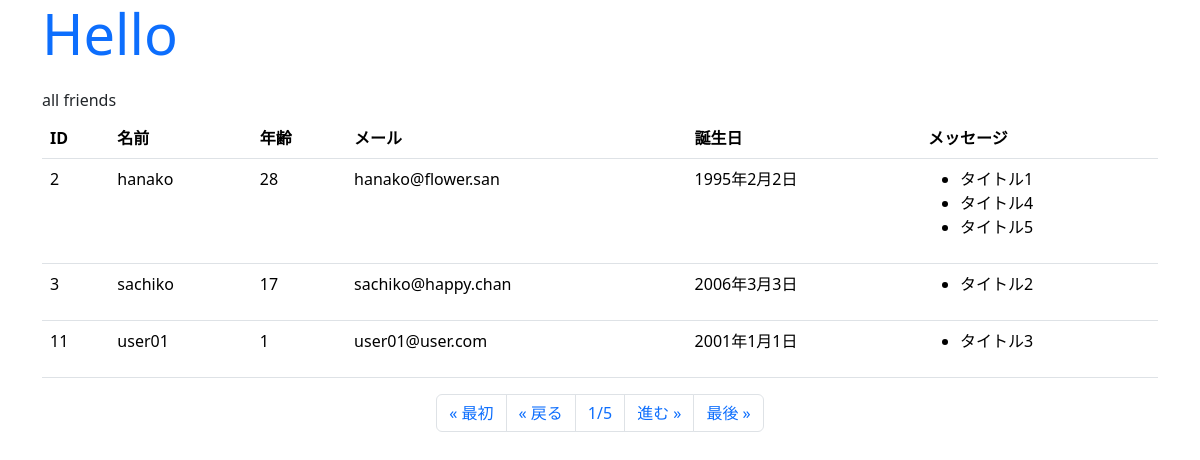
/hello/, run on the app's committed database.
### hello/models.py (models this page shows)
class Friend(models.Model):
    name = models.CharField(max_length=100)
    mail = models.EmailField(max_length=200)
    gender = models.BooleanField()
    age = models.IntegerField()
    birthday = models.DateField()

class Message(models.Model):
    friend = models.ForeignKey(Friend, on_delete=models.CASCADE)
    title = models.CharField(max_length=100)
    content = models.CharField(max_length=300)
    pub_date = models.DateTimeField(auto_now_add=True)
    class Meta:
        ordering = ('pub_date',)

### hello/views.py (the view)
# urls.py: path("", views.index, name="index"),
def index(request, num=1):
    data = Friend.objects.all()
    page = Paginator(data, 3)
    params = {
        'title':'Hello',
        'message':'all friends',
        'data':page.get_page(num),
    }
    return render(request,"hello/index.html",params)

### hello/views.py (called while the page is built)
def sample_middleware(get_response):
    def middleware(request):
        counter = request.session.get('counter',0)
        request.session['counter'] = counter + 1
        response = get_response(request)
        print("count:" + str(counter))
        return response
    return middleware

### hello/templates/hello/index.html (shortened to what this page needs)
{% load static %}
<!DOCTYPE html>
<html lang="ja">
<head>
    <link rel="stylesheet" href="https://cdn.jsdelivr.net/npm/bootstrap/dist/css/bootstrap.css">
</head>
<body class="container">
    <h1 class="display-4 text-primary mb-4">{{title}}</h1>
    <p class="h6 m5-4">{{message|safe}}</p>
    <table class="table">
        <tr>
            <th>ID</th>
            <th>名前</th>
            <th>年齢</th>
            <th>メール</th>
            <th>誕生日</th>
            <th>メッセージ</th>
        </tr>
    {% for item in data %}
        <tr>
            <td>{{item.id}}</td>
            <td>{{item.name}}</td>
            <td>{{item.age}}</td>
            <td>{{item.mail}}</td>
            <td>{{item.birthday}}</td>
            <td>
                <ul>
                    {% for ob in item.message_set.all %}
                        <li>{{ob.title}}</li>
                    {% endfor %}
                </ul>
            </td>
        </tr>
    {% endfor %}
    </table>
    <ul class="pagination justify-content-center">
        {% if data.has_previous %}
        <li class="page-item">
            <a class="page-link" href="{% url 'index' %}">&laquo; 最初</a>
        </li>
        <li class="page-item">
            <a class="page-link" href="{% url 'index' %}{{data.previous_page_number}}">&laquo; 戻る</a>
        </li>
        {% else %}
        <li class="page-item">
            <a class="page-link">&laquo; 最初</a>
        </li>
        <li class="page-item">
            <a class="page-link">&laquo; 戻る</a>
        </li>
        {% endif %}
        <li class="page-item">
            <a class="page-link">{{data.number}}/{{data.paginator.num_pages}}</a>
        </li>
        {% if data.has_next %}
        <li class="page-item">
            <a class="page-link" href="{% url 'index' %}{{data.next_page_number}}">進む &raquo;</a>
        </li>
        <li class="page-item">
            <a class="page-link" href="{% url 'index' %}{{data.paginator.num_pages}}">最後 &raquo;</a>
        </li>
        {% endif %}
    </ul>
</body>
</html>

### data on the page
Friend: id "2", name "hanako", age "28", mail "hanako@flower.san", birthday "1995年2月2日"
Message: title "タイトル1"
Message: title "タイトル4"
Message: title "タイトル5"
Friend: id "3", name "sachiko", age "17", mail "sachiko@happy.chan", birthday "2006年3月3日"
Message: title "タイトル2"
Friend: id "11", name "user01", age "1", mail "user01@user.com", birthday "2001年1月1日"
Message: title "タイトル3"

### other printed values
{{ message|safe }} "all friends"
{{ data.number }} "1"
{{ data.paginator.num_pages }} "5"
